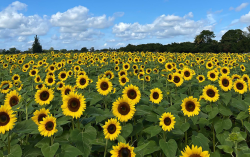
#> input picture Assignment 2/a2images/the_berry_farms_sunflower_field.jpeg, 250 x 157 px
$ jupyter execute 'Assignment 2.ipynb'
#> lines starting #> are read from the running program, lines starting #| are printed output that depends on the picture
# EN3160 Assignment 2 on Fitting and Alignment

Instructed by Dr. Ranga Rodrigo

Done by: Warren Jayakumar

### Import Required Libraries

[cell 1]
import cv2 as cv
import numpy as np
import matplotlib.pyplot as plt
import matplotlib.colors as mcolors
from pathlib import Path
from scipy . optimize import minimize
from scipy import linalg
import math

[cell 2]
DATA_FOLDER = Path('a2images')

### Detect and draw circles in the sunflower field image

[cell 3]
image1 = cv.imread(filename = DATA_FOLDER/'the_berry_farms_sunflower_field.jpeg',
                   flags = cv.IMREAD_REDUCED_COLOR_4)
#> image1 is the input picture: shape (157, 250, 3); mean B, G, R 85.7, 120.4, 106.5
plt.imshow(X = cv.cvtColor(src = image1,
                           code = cv.COLOR_BGR2RGB))
plt.axis(False)
plt.show()

[cell 4]
def LoG(sigma):
    hw = round(3*sigma)
    X = np.arange(start = -hw,
                  stop = hw + 1,
                  step = 1)
    Y = np.arange(start = -hw,
                  stop = hw + 1,
                  step = 1)
    X, Y = np.meshgrid(X, Y)
    log = ((X**2 + Y**2)/(2*sigma**2) - 1) * np.exp(-(X**2 + Y**2)/(2*sigma**2)) / (np.pi * sigma**4)
    return log

[cell 5]
def detect_max(img_log, threshold):
    coordinates = []
    (h, w) = img_log.shape
    k = 1
    for i in range(k, h-k):
        for j in range(k, w-k):
            slice_img = img_log[i-k:i+k+1, j-k:j+k+1]
            max_value = np.max(a = slice_img) # finding maximum
            if max_value >= threshold: # threshold
                x, y = np.unravel_index(indices=slice_img.argmax(),
                                        shape=slice_img.shape)
                coordinates.append((i+x-k, j+y-k)) #finding co-rdinates
    return set(coordinates)

[cell 6]
fig, axes = plt.subplots(3, 4, figsize = (20, 20))
image1_gray = cv.cvtColor(image1, cv.COLOR_BGR2GRAY)/255
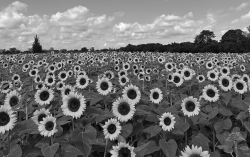
#> image1_gray: shape (157, 250) float64; min 0.0196, max 0.984, mean 0.44
# Finding local peaks for each sigma
for r, ax in enumerate(axes.flatten(), start = 1):
    sigma = r/np.sqrt(2)
    LOG = sigma**2 * LoG(sigma)
    filtered_image = np.square(cv.filter2D(src = image1_gray,
                                           ddepth = -1,
                                           kernel = LOG))

    coordinates = detect_max(filtered_image, 0.09)

    ax.imshow(filtered_image, cmap = 'gray')
    ax.set_title(f'r = {r}')
    ax.axis('off')
    for x, y in coordinates:
        c = plt.Circle((y, x), sigma * 1.414, color = 'red', linewidth=1, fill=False)
        ax.add_patch(c)
    ax.plot()
#> this loop made 12 passes
#> pass 1, `filtered_image = np.square(cv.filter2D(src = image1_gray, ddepth = -1,..`:
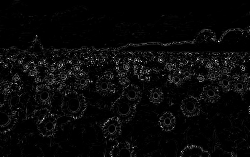
#> filtered_image: shape (157, 250) float64; min 5.56e-14, max 0.0974, mean 0.00346; drawn with min black and max white
#> pass 2, `filtered_image = np.square(cv.filter2D(src = image1_gray, ddepth = -1,..`:
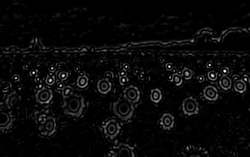
#> filtered_image: shape (157, 250) float64; min 3.21e-12, max 0.125, mean 0.00472; drawn with min black and max white
#> pass 3, `filtered_image = np.square(cv.filter2D(src = image1_gray, ddepth = -1,..`:
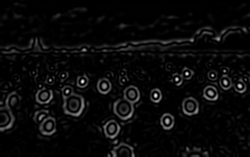
#> filtered_image: shape (157, 250) float64; min 4.06e-12, max 0.14, mean 0.0059; drawn with min black and max white
#> after the loop:
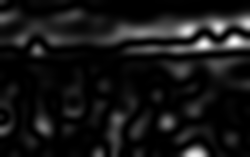
#> filtered_image: shape (157, 250) float64; min 4.16e-12, max 0.0508, mean 0.00454; drawn with min black and max white

plt.axis('off')
plt.show()
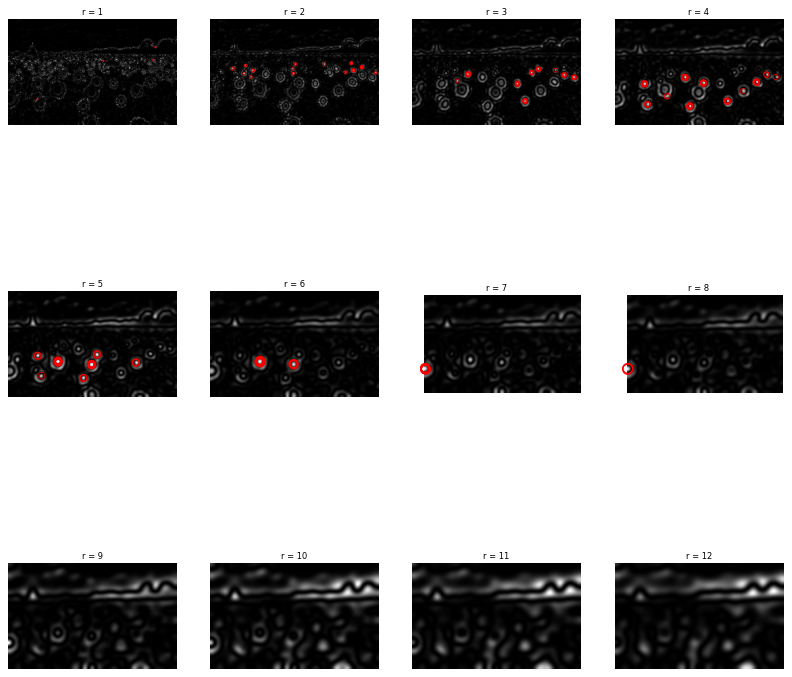
#> figure drawn by matplotlib, 12 panels

[cell 7]
fig, axes = plt.subplots(nrows = 1,
                         ncols = 2,
                         figsize = (20, 20))


axes[0].imshow(cv.cvtColor(image1, cv.COLOR_BGR2RGB))
axes[0].set_title("Original Image")
axes[0].axis('off')

ax = axes[1]
ax.imshow(image1_gray, cmap = 'gray')
ax.grid(False)
colors = ['red', 'blue', 'green', 'orange', 'purple', 'brown', 'pink', 'olive', 'gray', 'cyan', 'magenta']

patches = []
labels = []

for r in range(1, 12):
    sigma = r/np.sqrt(2)
    LOG = sigma**2 * LoG(sigma)
    img1_log = np.square(cv.filter2D(image1_gray, -1, LOG))

    coordinates = detect_max(img1_log,0.09)

    for x, y in coordinates:
        c = plt.Circle((y, x), sigma * 1.414, color = colors[r-1], linewidth=1, fill=False)
        ax.add_patch(c)
    patches.append(c)
    labels.append(f'r = {r}')
    ax.plot()
#> after the loop, labels = ['r = 1', 'r = 2', 'r = 3', 'r = 4', 'r = 5', 'r = 6', 'r = 7', 'r = 8', 'r = 9', 'r = 10', 'r = 11']; patches = 11 items
ax.set_xlim(0, image1_gray.shape[1])

plt.axis('off')
ax.legend(patches, labels, loc='best', fontsize=6)
ax.set_title("Detected blobs at various sigma values")
plt.show()
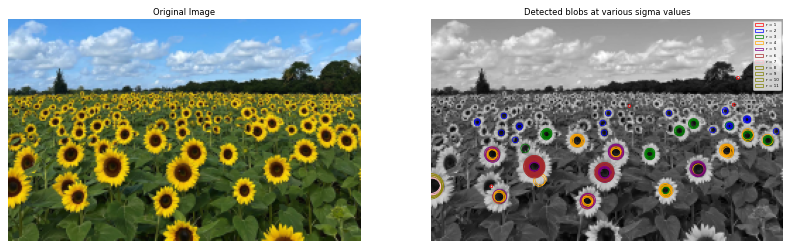
#> figure drawn by matplotlib, 2 panels

[cell 8]
# Set random seed
np.random.seed(0)
# Constants
N = 100
half_n = N // 2

r = 10
x0_gt, y0_gt = 2, 3 # Center
s = r / 16
t = np.random.uniform(0, 2 * np.pi, half_n)
n = s * np.random.randn(half_n)
x, y = x0_gt + (r + n) * np.cos(t), y0_gt + (r + n) * np.sin(t)
X_circ = np.hstack((x.reshape(half_n, 1), y.reshape(half_n, 1)))

s, m, b = 1, -1, 2
x = np.linspace(-12, 12, half_n)
y = m * x + b + s * np.random.randn(half_n)
X_line = np.hstack((x.reshape(half_n, 1), y.reshape(half_n, 1)))

X = np.vstack((X_circ, X_line)) # All points


fig, ax = plt.subplots(1, 1, figsize=(8, 8))

ax.scatter(X_line[:, 0], X_line[:, 1], label='Line')
ax.scatter(X_circ[:, 0], X_circ[:, 1], label='Circle')

circle_gt = plt.Circle((x0_gt, y0_gt), r, color='g', fill=False, label='Ground truth circle')
ax.add_patch(circle_gt)
ax.plot(x0_gt, y0_gt, '+', color='g')

x_min, x_max = ax.get_xlim()
x_ = np.array([x_min, x_max])
y_ = m * x_ + b
plt.plot(x_, y_, color='m', label='Ground truth line')

plt.legend()
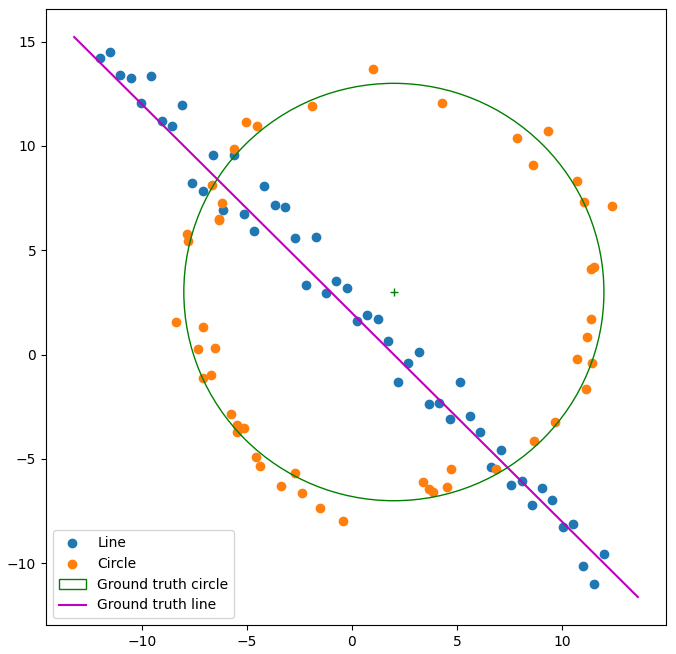
#> figure drawn by matplotlib, 1 panel

[cell 9]
def dist(p1, p2):
    (x1, y1), (x2, y2) = p1, p2
    return ((x1 - x2)**2 + (y1 - y2)**2)**0.5

def line_eq(p1, p2):
    (x1, y1), (x2, y2) = p1, p2
    a = (y2 - y1)
    b = -(x2 - x1)
    d = a*x1 + b*y1
    assert abs(a*x2 + b*y2 - d) < 1e-8
# Item 2: Total least squares line fitting with scicpy.optimize with RANSAC
N = X_line.shape[0]
X_ = X_line

def line_equation_from_points(x1, y1, x2, y2):
    # Calculate the direction vector (Δx, Δy)
    delta_x = x2 - x1
    delta_y = y2 - y1

    # Calculate the normalized vector (a, b)
    magnitude = math.sqrt(delta_x**2 + delta_y**2)
    a = delta_y / magnitude
    b = -delta_x / magnitude

    # Calculate d
    d = (a * x1) + (b * y1)

    # Return the line equation in the form ax + by = d
    return a, b, d

# RANSAC to fit a line
def line_tls(x, indices):
    a, b, d = x[0], x[1], x[2]
    return np.sum(np.square(a*X_[indices,0] + b*X_[indices,1] - d))

# Constraint
def g(x):
    return x[0]**2 + x[1]**2 - 1

cons = ({'type': 'eq', 'fun': g})

# Computing the consensus (inliers)
def consensus_line(X, x, t):
    a, b, d = x[0], x[1], x[2]
    error = np.absolute(a*X_[:,0] + b*X_[:,1] - d)
    return error < t

t = 1.   # Threshold value to determine data points that are fit well by model.
d = 0.4*N   # Number of close data points required to assert that a model fits well to data.
s = 5       # Minimum number of data points required to estimate model parameters.

inliers_line = []        # Indinces of the inliers
max_iterations = 100
iteration = 0
best_model_line = []     # Best model normal (a, b) and distance from origin d
best_error = np.inf
best_sample_line = []    # Three-point sample leading to the best model computation
res_only_with_sample = [] # Result (a, b, d) only using the best sample
best_inliers_line = []   # Inliers of the model computed form the best sample

while iteration < max_iterations:
    indices = np.random.randint(0, N, s) # A sample of three (s) points selected at random
    x0 = np.array([1, 1, 0]) # Initial estimate
    res = minimize(fun = line_tls, args = indices, x0 = x0, tol= 1e-6, constraints=cons, options={'disp': True})
    inliers_line = consensus_line(X_, res.x, t) # Computing the inliers
    print('rex.x: ', res.x)
    print('Iteration = ', iteration, '. No. inliners = ', inliers_line.sum())
    if inliers_line.sum() > d:
        x0 = res.x
        # Computing the new model using the inliers
        res = minimize(fun = line_tls, args = inliers_line, x0 = x0, tol= 1e-6, constraints=cons, options={'disp': True})
        print(res.x, res.fun)
        if res.fun < best_error:
            print('A better model found ... ', res.x, res.fun)
            best_model_line = res.x
            best_eror = res.fun
            best_sample_line = X_[indices,:]
            res_only_with_sample = x0
            best_inliers_line = inliers_line

    iteration += 1

print('Best line model', best_model_line)

fig, ax = plt.subplots(1,1, figsize=(8,8))
ax.scatter(X_line[:,0],X_line[:,1], label='All points')
ax.scatter(X_[best_inliers_line,0],X_[best_inliers_line,1], color='y', label='Inliers')
ax.scatter(best_sample_line[:,0],best_sample_line[:,1], color='r', label='Best sample')
x_min, x_max = ax.get_xlim()
x_ = np.array([x_min, x_max])
y_ = (-best_model_line[1]*x_ + best_model_line[2])/best_model_line[1]
plt.plot(x_, y_,  label='RANSAC line')
x_ = np.array([x_min, x_max])
y_ = m*x_ + b
plt.plot(x_, y_, color='m', label='Ground truth line')

def dist_circle(params, X, indices):
    xc, yc, r = params
    return np.sum(np.square(np.sqrt((X[indices, 0] - xc)**2 + (X[indices, 1] - yc)**2) - r))

# RANSAC consensus for a circle
def consensus_circle(X, params, t):
    xc, yc, r = params
    error = np.abs(np.sqrt((X[:, 0] - xc)**2 + (X[:, 1] - yc)**2) - r)
    return error < t

# Threshold value for fitting points to the circle model
t = 1.0   # Allowable distance error for points to be considered inliers
d = 0.4 * N  # Number of points required to assert that the model fits well
s = 3       # Minimum number of points to estimate the circle (3 points define a circle)

N = X_circ.shape[0]
X_ = X_circ

inliers_circle = []
max_iterations = 200
iteration = 0
best_model_circle = []  # Best model (xc, yc, r)
best_error = np.inf
best_sample_circle = []  # The best sample leading to best circle computation
best_inliers_circle = []  # Inliers for the best model

while iteration < max_iterations:
    indices = np.random.randint(0, N, s)  # Randomly select 3 points
    x0 = np.array([2, 3, 1])  # Initial guess for circle center (xc, yc) and radius r
    res = minimize(fun=dist_circle, args=(X_, indices), x0=x0, tol=1e-6, options={'disp': True})

    inliers_circle = consensus_circle(X_, res.x, t)  # Determine inliers based on the current model
    print('res.x: ', res.x)
    print('Iteration = ', iteration, '. No. inliers = ', inliers_circle.sum())

    if inliers_circle.sum() > d:
        x0 = res.x
        # Recompute the model using the inliers
        res = minimize(fun=dist_circle, args=(X_, inliers_circle), x0=x0, tol=1e-6, options={'disp': True})
        print(res.x, res.fun)

        if res.fun < best_error:
            print('A better model found ...', res.x, res.fun)
            best_model_circle = res.x
            best_error = res.fun
            best_sample_circle = X_[indices, :]
            best_inliers_circle = inliers_circle

    iteration += 1

print('Best circle model:', best_model_circle)

# Visualization
ax.scatter(X_line[:, 0], X_line[:, 1], label='All points')
ax.scatter(X_[best_inliers_circle, 0], X_[best_inliers_circle, 1], color='y', label='Inliers')
ax.scatter(best_sample_circle[:, 0], best_sample_circle[:, 1], color='r', label='Best sample')

# Plot the best circle
circle = plt.Circle((best_model_circle[0], best_model_circle[1]), best_model_circle[2], color='b', fill=False, label='RANSAC Circle')
circle_gt = plt.Circle((x0_gt, y0_gt), 10, color='g', fill=False, label='Ground truth circle')
ax.add_artist(circle)
ax.add_artist(circle_gt)

plt.legend()
plt.show()
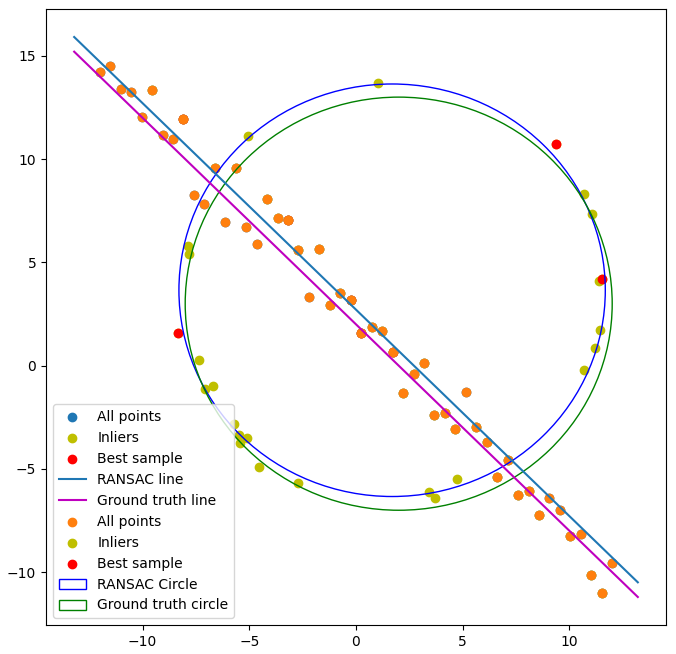
#> figure drawn by matplotlib, 1 panel
